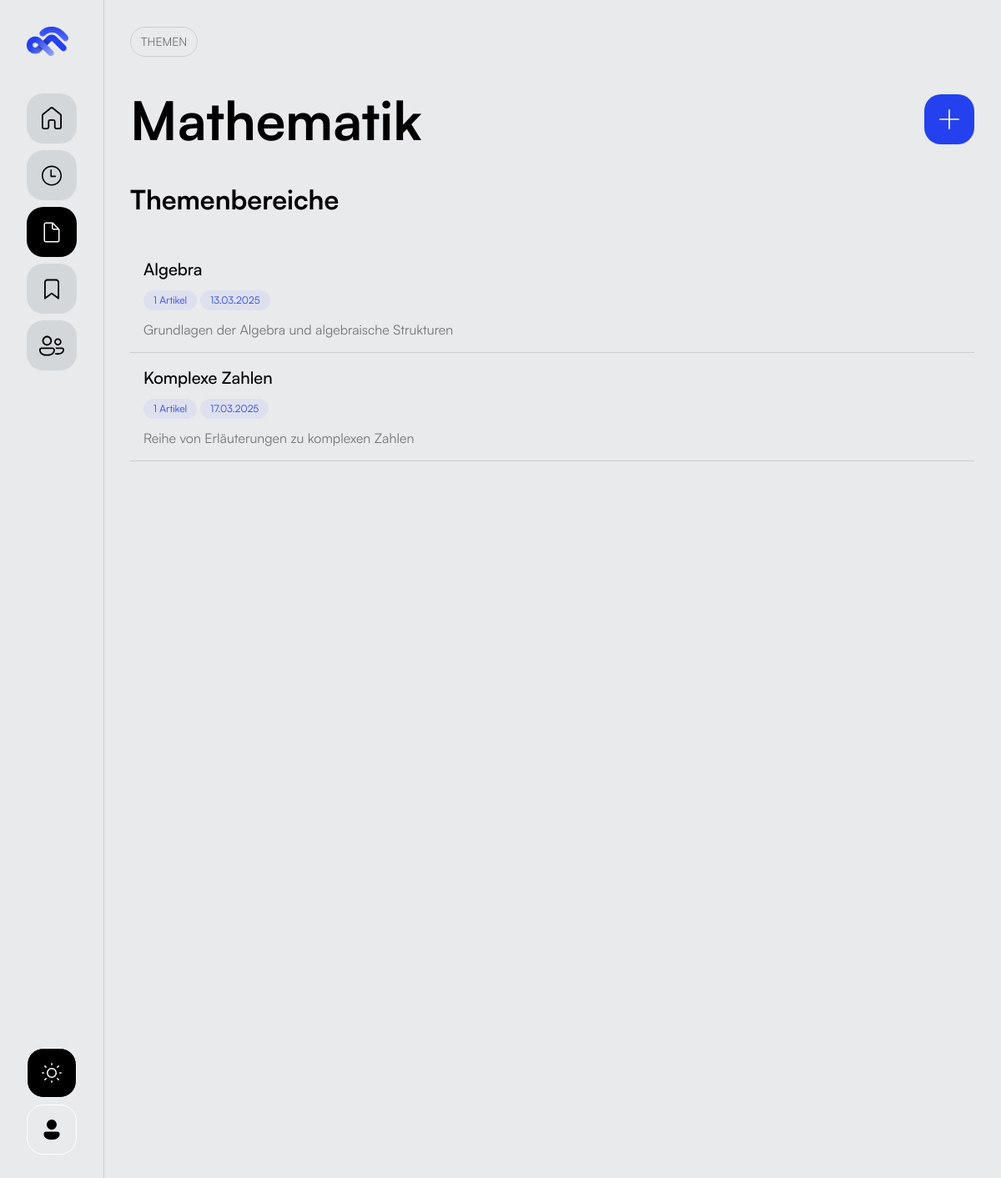
Screenshot of /themen/1 with the database file from the repository.
### app/models.py (models this page shows, shortened)
class Category(db.Model):
    __tablename__ = 'categories'
    id = db.Column(db.Integer, primary_key = True)
    name = db.Column(db.String(100), nullable = False)
    description = db.Column(db.Text)
    created_at = db.Column(db.DateTime, default = datetime.utcnow)
    updated_at = db.Column(db.DateTime, default=datetime.utcnow, onupdate = datetime.utcnow)
    subcategories = db.relationship('Subcategory', backref = 'category', lazy = 'dynamic', cascade='all, delete-orphan')

class Subcategory(db.Model):
    __tablename__ = 'subcategories'
    id = db.Column(db.Integer, primary_key=True)
    name = db.Column(db.String(100), nullable=False)
    description = db.Column(db.Text)
    created_at = db.Column(db.DateTime, default=datetime.utcnow)
    updated_at = db.Column(db.DateTime, default=datetime.utcnow, onupdate=datetime.utcnow)
    category_id = db.Column(db.Integer, db.ForeignKey('categories.id'), nullable = False)
    articles = db.relationship('Article', backref='subcategory', lazy='dynamic', cascade='all, delete-orphan')

### app/routes.py (the view)
@app.route("/themen/<int:kategorie_id>")
def kategorie_anzeigen(kategorie_id):
    kategorie = Category.query.get_or_404(kategorie_id)
    subkategorien = kategorie.subcategories.all()
    return render_template('kategorie.html', kategorie = kategorie, subkategorien = subkategorien)

### app/templates/kategorie.html (shortened to what this page needs)
{% extends 'base.html' %}
{% block content %}
<div class="breadcrumb">
    <a class="text-breadcrumb" href="{{ url_for('themen') }}">Themen</a>
</div>
<div class="heading_page_wrapper">
    <h1>{{ kategorie.name }}</h1>
    <div class="link_icon_wrapper background-dark-blue">
    </div>
</div>
{% if subkategorien %}
<div class="subcategories_list">
    <h2>Themenbereiche</h2>
    <div class="subcategories_grid">
        {% for subkategorie in subkategorien %}
            <a href="{{ url_for('subkategorie_anzeigen', subkategorie_id=subkategorie.id) }}" class="subcategory_card">
                <div class="subcategory_card_inner">
                    <h3>{{ subkategorie.name }}</h3>
                    <div class="subcategory_meta_wrapper">
                        <div class="subcategory_meta">
                            <span class="text-style-small">{{ subkategorie.articles.count() }} Artikel</span>
                        </div>
                        <div class="subcategory_meta">
                            <span class="text-style-small">{{ subkategorie.updated_at.strftime('%d.%m.%Y') }}</span>
                        </div>
                    </div>
                    <p>{{ subkategorie.description|default('Keine Beschreibung vorhanden.')|truncate(100) }}</p>
                </div>
            </a>
        {% endfor %}
    </div>
</div>
{% else %}
<div class="empty_state">
    <p>Keine Subkategorien in dieser Kategorie gefunden.</p>
</div>
{% endif %}
{% endblock %}

### app/static/css/styles.css (style rules this page uses)
:root { --primary-blue: #2541EF; --primary-dark: #1a34d9; --primary-muted: rgba(37, 65, 239, 0.1); --primary-light-muted: rgba(37, 65, 239, 0.05); --black: #000; --white: #fff; --lightest-grey: #E8EAEC; --light-hover-grey: #e6e6e6; --lighter-grey: #D3D7D9; --light-grey: #ccc; --dark-grey: rgba(0,0,0, 0.5); }
* { margin: 0; padding: 0; box-sizing: border-box; text-decoration: none; }
a { color: var(--black); }
html, body { scroll-behavior: smooth; width: 100%; height: 100%; }
body { font-family: 'Satoshi (Local)', Arial, sans-serif; font-weight: 400; background-color: var(--lightest-grey); color: var(--black); margin: 0; padding: 0; display: flex; overflow-x: hidden; }
h1 { font-size: 4rem; font-weight: 700; }
h2 { font-size: 2rem; font-weight: 700; }
h3 { font-size: 20px; font-weight: 500; }
p { color: var(--dark-grey); font-size: 1rem; font-weight: 400; }
.text-style-small { font-size: 12px; font-weight: 300; }
.link_icon_wrapper { display: flex; width: 60px; height: 60px; align-items: center; justify-content: center; background-color: var(--lighter-grey); border-radius: 20px; color: var(--black); cursor: pointer; }
.link_icon_wrapper.background-dark-blue { background-color: var(--primary-blue); color: var(--white); transition: background-color 0.2s ease-in-out; }
.heading_page_wrapper { display: flex; flex-direction: row; align-items: center; justify-content: space-between; width: 100%; padding: 2rem 0; }
.subcategories_list { display: flex; flex-direction: column; width: 100%; height: 100%; gap: 2rem; }
.subcategories_grid { display: flex; flex-direction: column; width: 100%; height: 100%; }
.subcategory_card { width: 100%; padding: 1rem; border-bottom: 1px solid var(--light-grey); background-color: transparent; }
.subcategory_meta { display: inline-flex; justify-content: center; align-items: center; padding: 4px 12px; background-color: var(--primary-light-muted); color: var(--primary-blue); border-radius: 40px; }
.subcategory_meta_wrapper { display: flex; flex-direction: row; gap: 4px; }
.subcategory_card_inner { display: flex; flex-direction: column; gap: 12px; }
.breadcrumb { display: inline-flex; flex-direction: row; padding: 8px 12px; border: 1px solid var(--light-grey); border-radius: 40px; gap: 0.5rem; align-items: center; color: var(--dark-grey); }
.text-breadcrumb { font-size: 14px; font-weight: 400; color: var(--dark-grey); text-transform: uppercase; }

### rows the page displays
Category: name "Mathematik"
Subcategory: name "Algebra", articles.count "1", updated_at "13.03.2025", description "Grundlagen der Algebra und algebraische Strukturen"
Subcategory: name "Komplexe Zahlen", articles.count "1", updated_at "17.03.2025", description "Reihe von Erläuterungen zu komplexen Zahlen"
